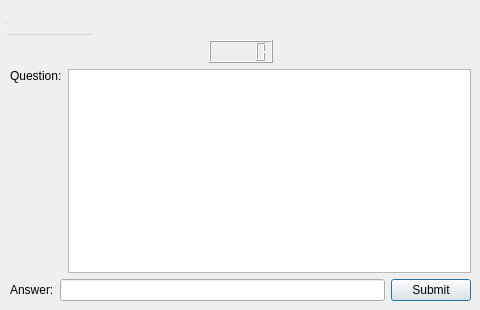
<?xml version="1.0" encoding="UTF-8"?>
<ui version="4.0">
 <class>QuestionDialog</class>
 <widget class="QDialog" name="QuestionDialog">
  <property name="geometry">
   <rect>
    <x>0</x>
    <y>0</y>
    <width>480</width>
    <height>310</height>
   </rect>
  </property>
  <property name="sizePolicy">
   <sizepolicy hsizetype="Preferred" vsizetype="Preferred">
    <horstretch>0</horstretch>
    <verstretch>0</verstretch>
   </sizepolicy>
  </property>
  <property name="minimumSize">
   <size>
    <width>480</width>
    <height>310</height>
   </size>
  </property>
  <property name="maximumSize">
   <size>
    <width>480</width>
    <height>310</height>
   </size>
  </property>
  <property name="windowTitle">
   <string>Wheel of Jeopardy!</string>
  </property>
  <widget class="QStatusBar" name="statusbar">
   <property name="geometry">
    <rect>
     <x>0</x>
     <y>0</y>
     <width>16</width>
     <height>26</height>
    </rect>
   </property>
  </widget>
  <widget class="QMenuBar" name="menubar">
   <property name="geometry">
    <rect>
     <x>9</x>
     <y>9</y>
     <width>83</width>
     <height>26</height>
    </rect>
   </property>
  </widget>
  <widget class="QWidget" name="">
   <property name="geometry">
    <rect>
     <x>10</x>
     <y>40</y>
     <width>461</width>
     <height>261</height>
    </rect>
   </property>
   <layout class="QVBoxLayout" name="verticalLayout_3">
    <item>
     <layout class="QHBoxLayout" name="horizontalLayout_3">
      <item>
       <spacer name="horizontalSpacer">
        <property name="orientation">
         <enum>Qt::Horizontal</enum>
        </property>
        <property name="sizeHint" stdset="0">
         <size>
          <width>40</width>
          <height>20</height>
         </size>
        </property>
       </spacer>
      </item>
      <item>
       <widget class="QLCDNumber" name="clockDisplay"/>
      </item>
      <item>
       <spacer name="horizontalSpacer_2">
        <property name="orientation">
         <enum>Qt::Horizontal</enum>
        </property>
        <property name="sizeHint" stdset="0">
         <size>
          <width>40</width>
          <height>20</height>
         </size>
        </property>
       </spacer>
      </item>
     </layout>
    </item>
    <item>
     <layout class="QVBoxLayout" name="verticalLayout_2">
      <item>
       <layout class="QHBoxLayout" name="horizontalLayout">
        <item>
         <layout class="QVBoxLayout" name="verticalLayout">
          <item>
           <widget class="QLabel" name="questionLabel">
            <property name="text">
             <string>Question:</string>
            </property>
           </widget>
          </item>
          <item>
           <spacer name="verticalSpacer">
            <property name="orientation">
             <enum>Qt::Vertical</enum>
            </property>
            <property name="sizeHint" stdset="0">
             <size>
              <width>20</width>
              <height>40</height>
             </size>
            </property>
           </spacer>
          </item>
         </layout>
        </item>
        <item>
         <widget class="QTextBrowser" name="questionTextBrowser">
          <property name="verticalScrollBarPolicy">
           <enum>Qt::ScrollBarAlwaysOff</enum>
          </property>
         </widget>
        </item>
       </layout>
      </item>
      <item>
       <layout class="QHBoxLayout" name="horizontalLayout_2">
        <item>
         <widget class="QLabel" name="answerLabel">
          <property name="text">
           <string>Answer:</string>
          </property>
         </widget>
        </item>
        <item>
         <widget class="QLineEdit" name="answerLineEdit"/>
        </item>
        <item>
         <widget class="QPushButton" name="submitButton">
          <property name="text">
           <string>Submit</string>
          </property>
         </widget>
        </item>
       </layout>
      </item>
     </layout>
    </item>
   </layout>
  </widget>
 </widget>
 <resources/>
 <connections/>
</ui>
